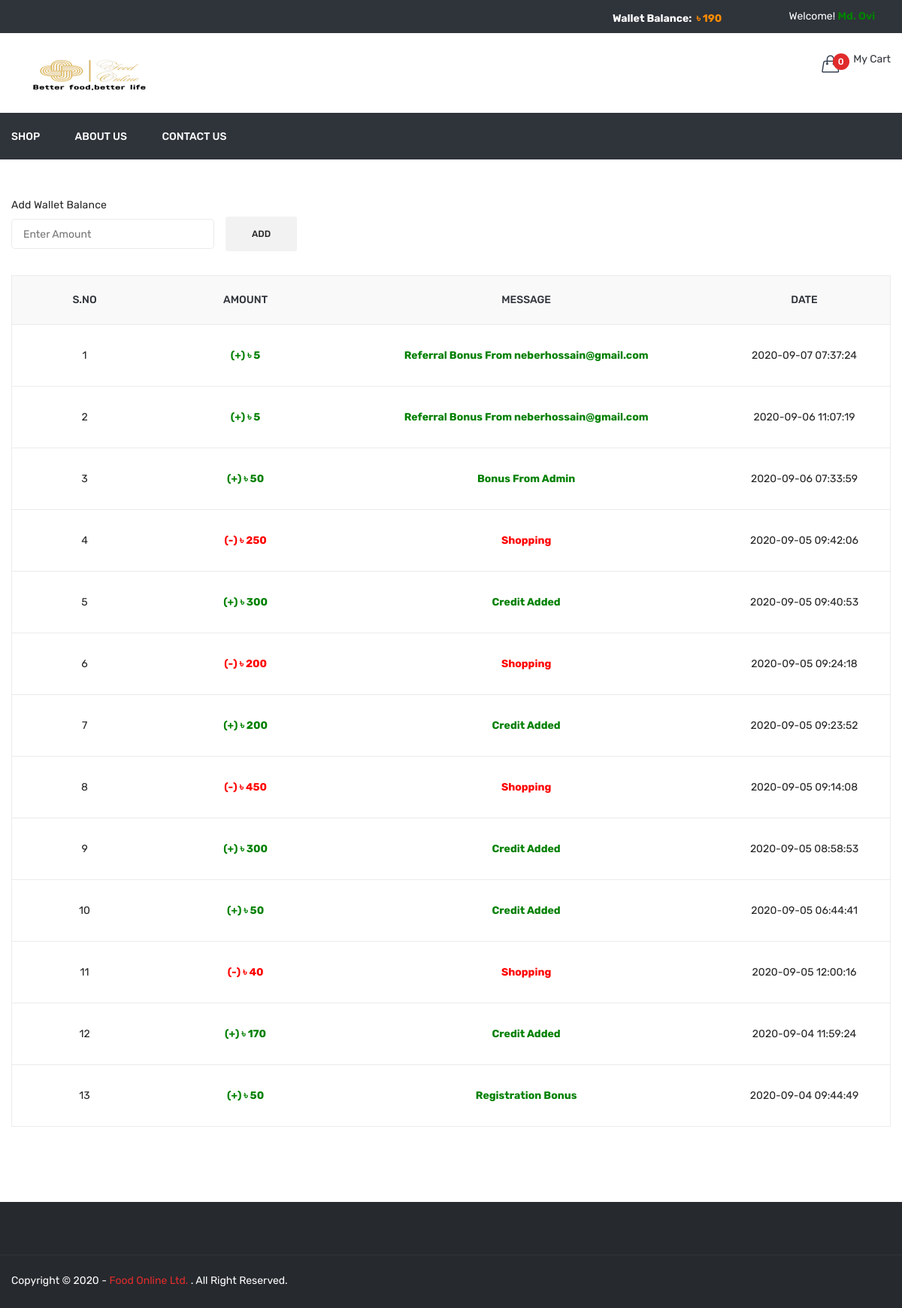
The page /wallet.php (signed in) on the database its author committed.
### tables this page shows
CREATE TABLE `wallet` (
  `id` int(11) NOT NULL,
  `user_id` int(11) NOT NULL,
  `amount` int(11) NOT NULL,
  `msg` varchar(500) NOT NULL,
  `type` enum('in','out') NOT NULL,
  `added_on` datetime NOT NULL
);

### function.inc.php (called while the page is built, shortened)
        <?php
    function getWallet($user_id){
        global $con;
        $sql="SELECT * FROM wallet WHERE user_id='$user_id' ORDER BY id DESC";
        $res=mysqli_query($con,$sql);
        $arr=array();
        while($row=mysqli_fetch_assoc($res)){
            $arr[]=$row;
        }
        return $arr;
    }
    function getWalletTotalAmount($user_id){
        global $con;
        $sql="SELECT * FROM wallet WHERE user_id='$user_id'";
        $res=mysqli_query($con,$sql);
        $in=0;
        $out=0;
        while($row=mysqli_fetch_assoc($res)){
            if($row['type']=='in'){
                $in=$in+$row['amount'];
            }
            if($row['type']=='out'){
                $out=$out+$row['amount'];
            }
        }
        return $in-$out;
    }
?>

### wallet.php (the view, shortened to what this page needs)
<?php
    include('header.php');
?>
<div class="cart-main-area pt-50 pb-100">
    <div class="container">
        <div class="row">
            <div class="col-lg-12 col-md-12 col-sm-12 col-12">
                <form method="post" id="add_wallet_balance">
                    <div class="row">
                        <div class="col-lg-3 col-md-6">
                           <div class="billing-info">
                               <label for="wallet_balance">Add Wallet Balance</label>
                               <input type="number" name="wallet_balance" placeholder="Enter Amount" required>
                           </div>
                        </div>
                        <div class="billing-back-btn">
                           <div class="billing-btn">
                               <button type="submit" name="add_wallet_money">ADD</button>
                           </div>
                        </div>
                     </div>
                  </form>
                    <?php
                        $wallet_details=getWallet($_SESSION['FOOD_USER_ID']);
                    ?>
                    <div class="table-content table-responsive">
                        <table width="100%">
                            <thead>
                                <tr>
                                    <th>S.No</th>
                                    <th>Amount</th>
                                    <th>Message</th>
                                    <th>Date</th>
                                </tr>
                            </thead>
                            <tbody>
                                <?php
                                    $i=1;
                                    foreach($wallet_details as $list){
                                ?>
                                <tr class="wallet_loop">
                                    <td><?php echo $i?></td>
                                    <?php if($list['type']=='in'){?>
                                    <td style="color:green;font-weight:bold;">(+) &#2547; <?php echo $list['amount']?></td>
                                    <?php } ?>
                                    <?php if($list['type']=='out'){?>
                                    <td style="color:red;font-weight:bold;">(-) &#2547; <?php echo $list['amount']?></td>
                                    <?php } ?>
                                    <td>
                                        <span class="<?php echo $list['type']?>"><?php echo $list['msg']?></span>
                                    </td>
                                    <td><?php echo $list['added_on']?></td>
                                </tr>
                                <?php
                                    $i++;
                                      }
                                ?>
                            </tbody>
                        </table>
                    </div>
            </div>
        </div>
    </div>
</div>
<?php include('footer.php'); ?>

### rows shown on the page
wallet: amount "5", msg "Referral Bonus From neberhossain@gmail.com", added_on "2020-09-07 07:37:24"
wallet: amount "5", msg "Referral Bonus From neberhossain@gmail.com", added_on "2020-09-06 11:07:19"
wallet: amount "50", msg "Bonus From Admin", added_on "2020-09-06 07:33:59"
wallet: amount "250", msg "Shopping", added_on "2020-09-05 09:42:06"
wallet: amount "300", msg "Credit Added", added_on "2020-09-05 09:40:53"
wallet: amount "200", msg "Shopping", added_on "2020-09-05 09:24:18"
wallet: amount "200", msg "Credit Added", added_on "2020-09-05 09:23:52"
wallet: amount "450", msg "Shopping", added_on "2020-09-05 09:14:08"
wallet: amount "300", msg "Credit Added", added_on "2020-09-05 08:58:53"
wallet: amount "50", msg "Credit Added", added_on "2020-09-05 06:44:41"
wallet: amount "40", msg "Shopping", added_on "2020-09-05 12:00:16"
wallet: amount "170", msg "Credit Added", added_on "2020-09-04 11:59:24"
wallet: amount "50", msg "Registration Bonus", added_on "2020-09-04 09:44:49"

### other values the page prints
$Wallet_total_balance "190"
$_SESSION['FOOD_USER_NAME'] "Md. Ovi"
$totalCartDish "0"
